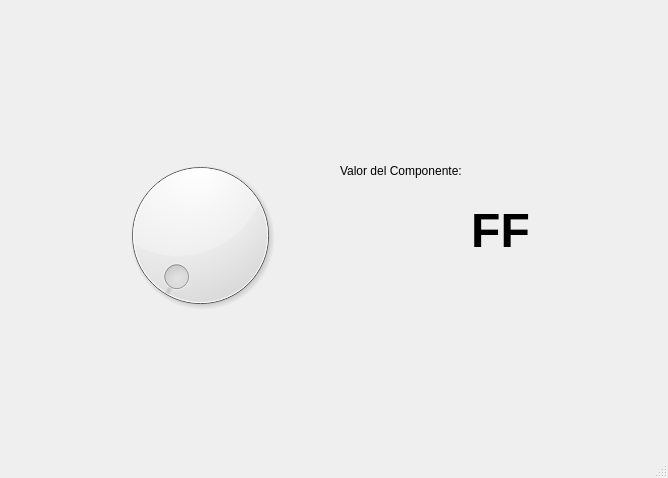
<?xml version="1.0" encoding="UTF-8"?>
<ui version="4.0">
 <class>MainWindow</class>
 <widget class="QMainWindow" name="MainWindow">
  <property name="geometry">
   <rect>
    <x>0</x>
    <y>0</y>
    <width>668</width>
    <height>478</height>
   </rect>
  </property>
  <property name="windowTitle">
   <string>MainWindow</string>
  </property>
  <property name="styleSheet">
   <string notr="true"/>
  </property>
  <widget class="QWidget" name="centralwidget">
   <widget class="QLabel" name="label_10">
    <property name="geometry">
     <rect>
      <x>520</x>
      <y>330</y>
      <width>131</width>
      <height>111</height>
     </rect>
    </property>
    <property name="styleSheet">
     <string notr="true"/>
    </property>
    <property name="text">
     <string/>
    </property>
    <property name="pixmap">
     <pixmap resource="recursos.qrc">:/AmongUs/amongBlanco.png</pixmap>
    </property>
    <property name="scaledContents">
     <bool>true</bool>
    </property>
   </widget>
   <widget class="QLabel" name="label_11">
    <property name="geometry">
     <rect>
      <x>20</x>
      <y>20</y>
      <width>621</width>
      <height>111</height>
     </rect>
    </property>
    <property name="styleSheet">
     <string notr="true"/>
    </property>
    <property name="text">
     <string/>
    </property>
    <property name="pixmap">
     <pixmap resource="recursos.qrc">:/Logos/uat.png</pixmap>
    </property>
    <property name="scaledContents">
     <bool>true</bool>
    </property>
   </widget>
   <widget class="QDial" name="dial">
    <property name="geometry">
     <rect>
      <x>100</x>
      <y>150</y>
      <width>201</width>
      <height>171</height>
     </rect>
    </property>
   </widget>
   <widget class="QLabel" name="label">
    <property name="geometry">
     <rect>
      <x>340</x>
      <y>150</y>
      <width>161</width>
      <height>41</height>
     </rect>
    </property>
    <property name="text">
     <string>Valor del Componente:</string>
    </property>
   </widget>
   <widget class="QLabel" name="txt_valor">
    <property name="geometry">
     <rect>
      <x>420</x>
      <y>210</y>
      <width>161</width>
      <height>41</height>
     </rect>
    </property>
    <property name="font">
     <font>
      <pointsize>36</pointsize>
      <weight>75</weight>
      <bold>true</bold>
     </font>
    </property>
    <property name="text">
     <string>FF</string>
    </property>
    <property name="alignment">
     <set>Qt::AlignCenter</set>
    </property>
   </widget>
  </widget>
  <widget class="QMenuBar" name="menubar">
   <property name="geometry">
    <rect>
     <x>0</x>
     <y>0</y>
     <width>668</width>
     <height>24</height>
    </rect>
   </property>
  </widget>
  <widget class="QStatusBar" name="statusbar"/>
 </widget>
 <resources>
  <include location="recursos.qrc"/>
 </resources>
 <connections/>
</ui>
